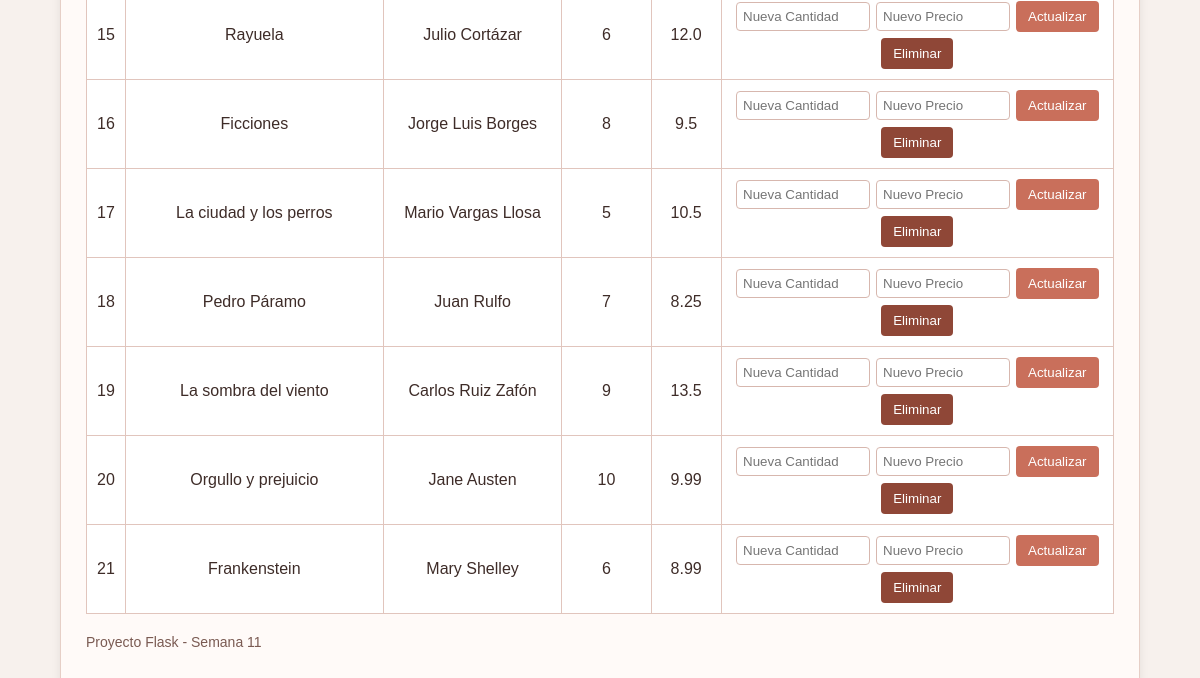
/libros (lower part), run on an earlier commit of the app's database.
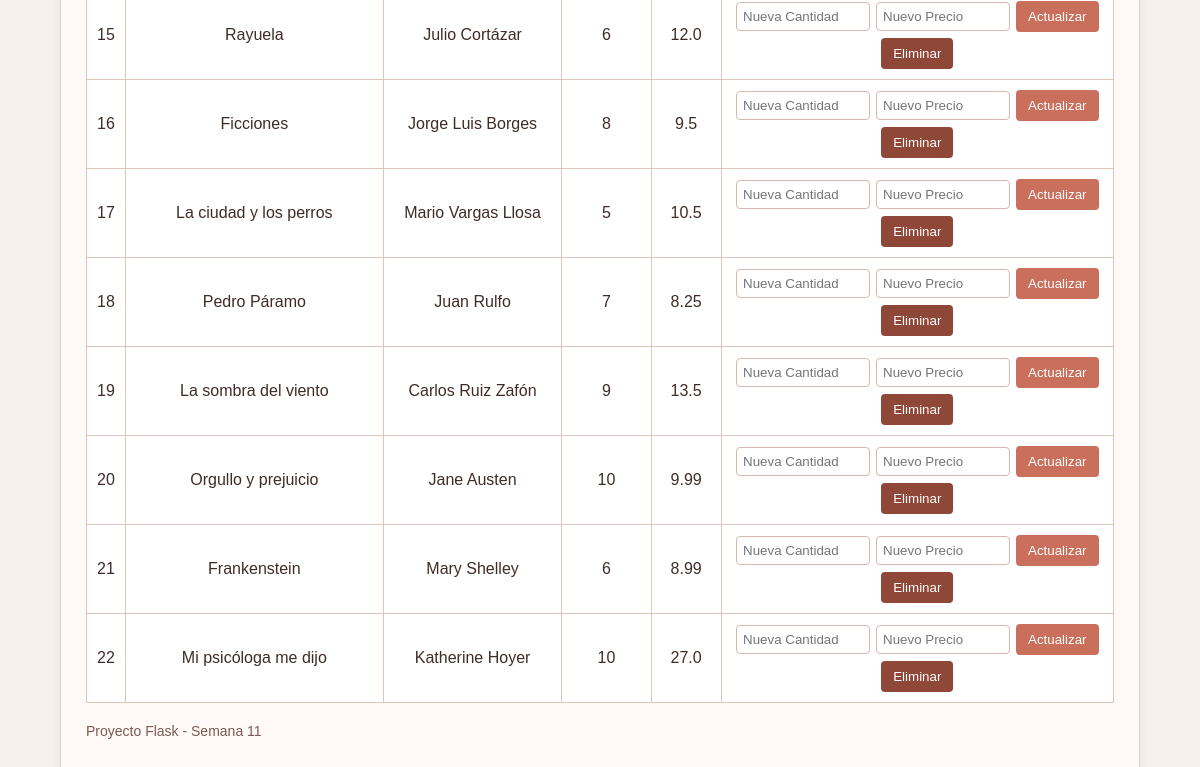
And on a later commit of the database.
### tables this page shows
CREATE TABLE libros (
            id INTEGER PRIMARY KEY AUTOINCREMENT,
            titulo TEXT NOT NULL,
            autor TEXT NOT NULL,
            cantidad INTEGER NOT NULL,
            precio REAL NOT NULL
        );

### app.py (the view, shortened to what this page needs)
@app.route("/libros", methods=["GET", "POST"])
def libros():
    resultados = None
    inventario.cargar()
    return render_template("libros.html", libros=inventario.lista, resultados=resultados)

### app.py (called while the page is built)
def get_conn():
    conn = sqlite3.connect(DB_PATH)
    conn.row_factory = sqlite3.Row
    return conn

    def get_id(self):
        return self._id

    def get_titulo(self):
        return self._titulo

    def get_autor(self):
        return self._autor

    def get_cantidad(self):
        return self._cantidad

    def get_precio(self):
        return self._precio

    def cargar(self):
        with get_conn() as conn:
            rows = conn.execute("SELECT * FROM libros ORDER BY id ASC").fetchall()
        self.lista = [Libro(r["id"], r["titulo"], r["autor"], r["cantidad"], r["precio"]) for r in rows]
        self.libros = {l.get_id(): l for l in self.lista}

### templates/libros.html (shortened to what this page needs)
{% extends "base.html" %}
{% block content %}
<table>
  <tbody>
    {% for l in libros %}
    <tr>
      <td>{{ l.get_id() }}</td>
      <td>{{ l.get_titulo() }}</td>
      <td>{{ l.get_autor() }}</td>
      <td>{{ l.get_cantidad() }}</td>
      <td>{{ l.get_precio() }}</td>
      <td>
        <form method="post" class="form-tabla">
          <input type="number" name="nueva_cantidad" placeholder="Nueva Cantidad" required>
          <input type="number" step="0.01" name="nuevo_precio" placeholder="Nuevo Precio" required>
          <button type="submit">Actualizar</button>
        </form>
        <form action="{{ url_for('eliminar_libro', id=l.get_id()) }}" method="post" class="form-eliminar">
          <button type="submit" class="btn-eliminar">Eliminar</button>
        </form>
      </td>
    </tr>
    {% endfor %}
  </tbody>
</table>
<p class="pie">Proyecto Flask - Semana 11</p>
{% endblock %}

### templates/base.html (shortened to what this page needs)
<!DOCTYPE html>
<html>
<head>
  <link rel="stylesheet" href="{{ url_for('static', filename='styles.css') }}">
</head>
<body>
<div class="container">
  <div class="card">
    {% block content %}
    {% endblock %}
  </div>
</div>
</body>
</html>

### static/styles.css (style rules this page uses)
body { font-family: Arial, sans-serif; background:#f7f1ed; margin:0; padding:0; color:#3e2c28; }
.container { width:90%; max-width:1100px; margin:25px auto; }
.card { background:#fffaf8; padding:25px; border-radius:8px; box-shadow:0 2px 10px rgba(0,0,0,0.08); border:1px solid #e6cfc7; }
.form-inline button, .form-tabla button, .btn-eliminar { background:#c96f5b; color:white; border:none; padding:8px 12px; border-radius:4px; cursor:pointer; }
.btn-eliminar { background:#8f4737; }
table { width:100%; border-collapse:collapse; margin-top:10px; background:white; }
.form-tabla { display:inline-flex; gap:6px; flex-wrap:wrap; align-items:center; margin-bottom:6px; }
.form-eliminar { display:inline-block; }
.pie { margin-top:20px; color:#7a5a52; font-size:14px; }

What changed in the data, as far as the page shows it:
added libros: get_id "22", get_titulo "Mi psicóloga me dijo", get_autor "Katherine Hoyer", get_cantidad "10", get_precio "27.0"
